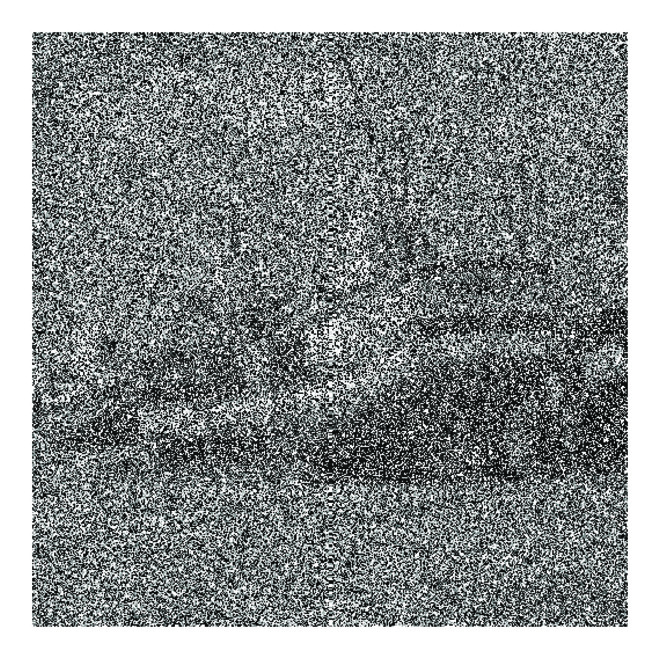
#> input picture week6/unknown.jpg, 660 x 659 px
$ python nonlinear_filters.py
#> lines starting #> are read from the running program, lines starting #| are printed output that depends on the picture
import cv2
import numpy as np
import matplotlib.pyplot as plt
from PIL import Image, ImageFilter

path = r"unknown.jpg"
# input image
img = cv2.imread(path, cv2.IMREAD_GRAYSCALE).astype(float)
#> img: shape (659, 660) float64; min 0, max 255, mean 141.7

# prepare the array for new image from filtering
row = img.shape[0]
#> row = 659
col = img.shape[1]
#> col = 660
max_fil = np.zeros((row,col))
min_fil = np.zeros((row,col))
med_fil = np.zeros((row,col))
w = np.array([[4,2,4],
            [2,1,2],
            [4,2,4]])   # weight matrix
weight_fil = np.zeros((row,col))

# filter the image by using mask
for i in range(1,row-1):
    for j in range(1,col-1):
        mask = np.array([[[img[i-1,j-1],img[i-1,j],img[i-1,j+1]]],
                        [[img[i,j-1],img[i,j],img[i,j+1]]],
                        [[img[i+1,j-1],img[i+1,j],img[i+1,j+1]]]])

        w = w.ravel()
        mask = mask.ravel()
        emp = []
        for k in range(9):
            emp.extend([mask[k]]*w[k])
            emp.sort()

        # replace the pixels in each filtered images
        mask.sort()
        max_fil[i][j] = max(mask)
        min_fil[i][j] = min(mask)
        med_fil[i][j] = mask[4]
        weight_fil[i][j] = emp[8]
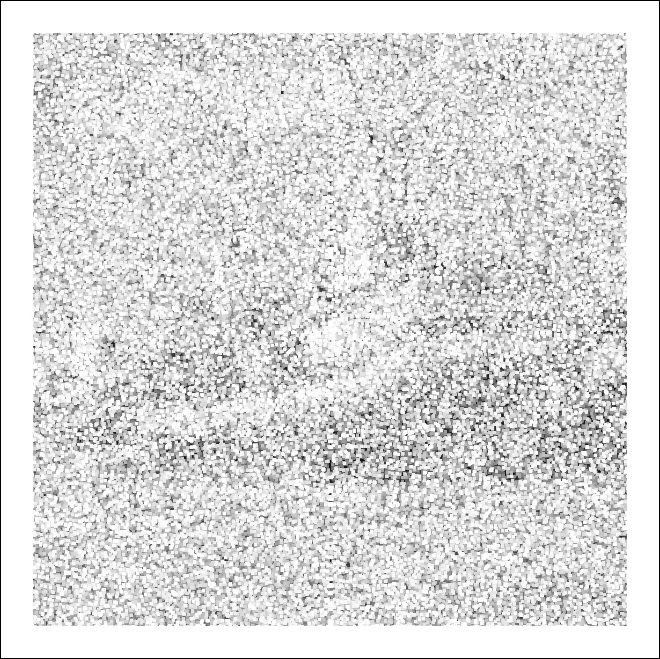
#> max_fil: shape (659, 660) float64; min 0, max 255, mean 218.5
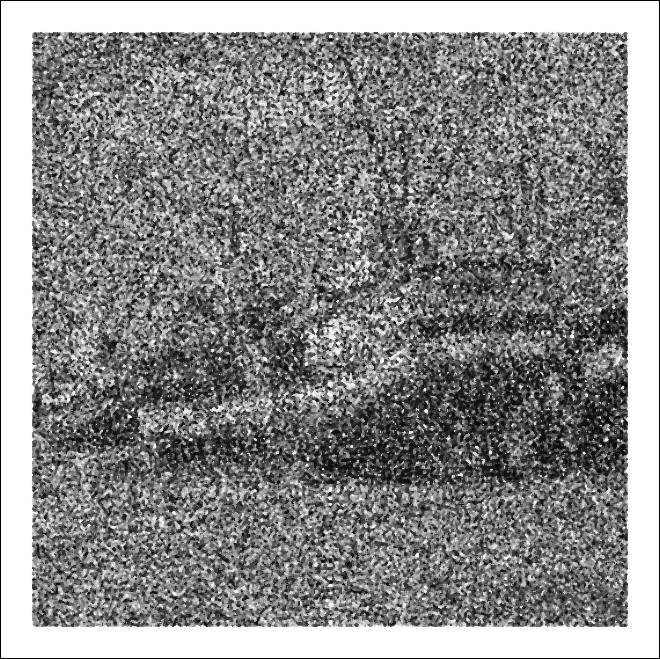
#> med_fil: shape (659, 660) float64; min 0, max 255, mean 138
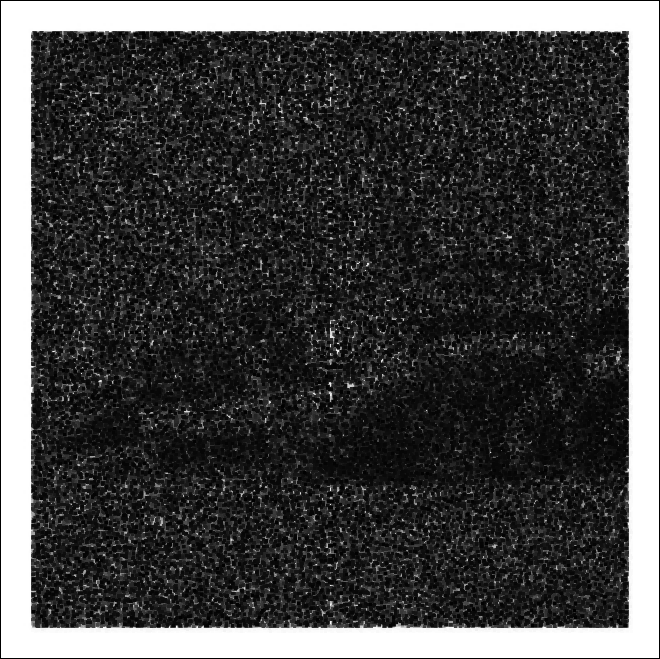
#> min_fil: shape (659, 660) float64; min 0, max 255, mean 69.5
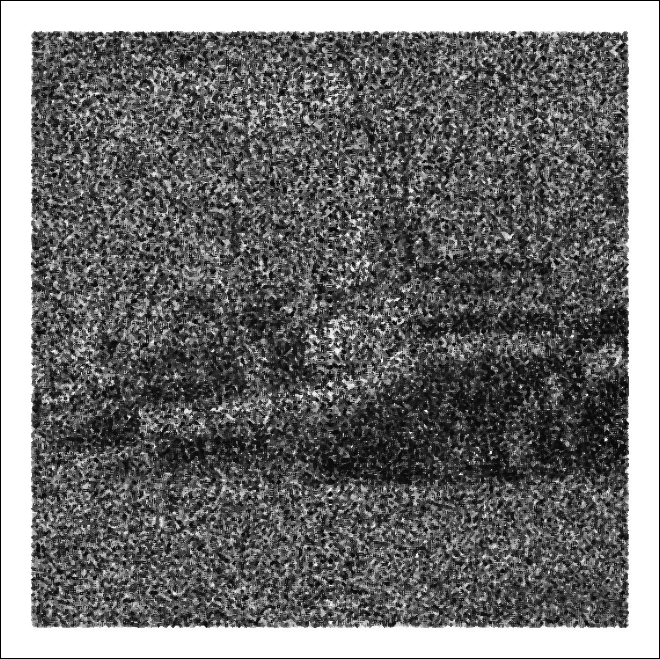
#> weight_fil: shape (659, 660) float64; min 0, max 255, mean 112.1

# filter using library
img1 = Image.open(path)
img_fil = img1.filter(ImageFilter.MedianFilter(size = 3))

def plot_images(img1: np.array, img2: np.array, img3: np.array, img4: np.array, img5: np.array):
    _, ax = plt.subplots(2, 3, figsize=(12, 6))
    ax[0][0].imshow(img1, cmap='gray')
    ax[0][0].set_title("original")

    ax[0][1].imshow(img2, cmap='gray')
    ax[0][1].set_title("maximum filter")

    ax[0][2].imshow(img3, cmap='gray')
    ax[0][2].set_title("minimum filter")

    ax[1][0].imshow(img4, cmap='gray')
    ax[1][0].set_title("median filter")

    ax[1][1].imshow(img_fil, cmap='gray')
    ax[1][1].set_title("median filter by lib.")

    ax[1][2].imshow(img5, cmap='gray')
    ax[1][2].set_title("weight median filter")
    plt.show()
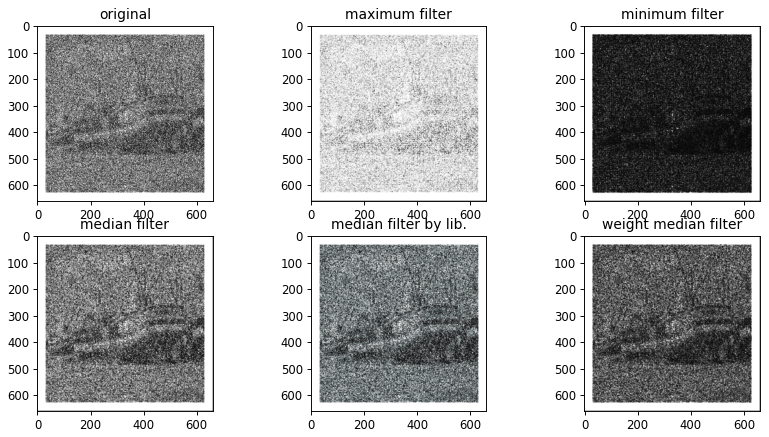
#> figure drawn by matplotlib, 6 panels

plot_images(img1=img,img2=max_fil,img3=min_fil,img4=med_fil,img5=weight_fil)

$ run again, with week6/bone.png saved as week6/unknown.jpg
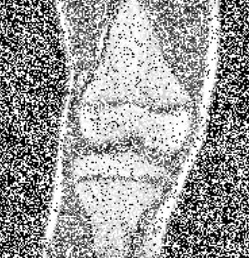
#> input picture week6/bone.png, 249 x 258 px
#> after the loop `for i in range(1,row-1):`:
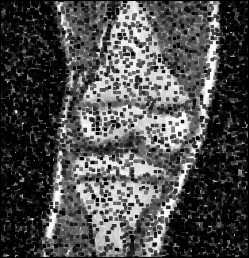
#> min_fil: shape (258, 249) float64; min 0, max 254, mean 76.8
#> after the loop `for i in range(1,row-1):`:
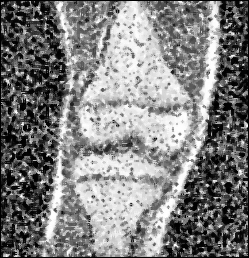
#> weight_fil: shape (258, 249) float64; min 0, max 255, mean 128.4
#> img1 is the input picture: PIL image 249x258 RGB; min 0, max 255, mean 155.4

$ run again, with week6/brain.jpeg copied over week6/unknown.jpg
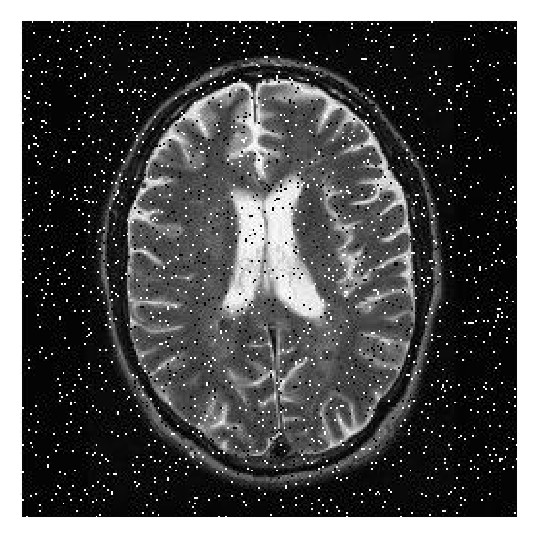
#> input picture week6/brain.jpeg, 537 x 537 px
#> after the loop `for i in range(1,row-1):`:
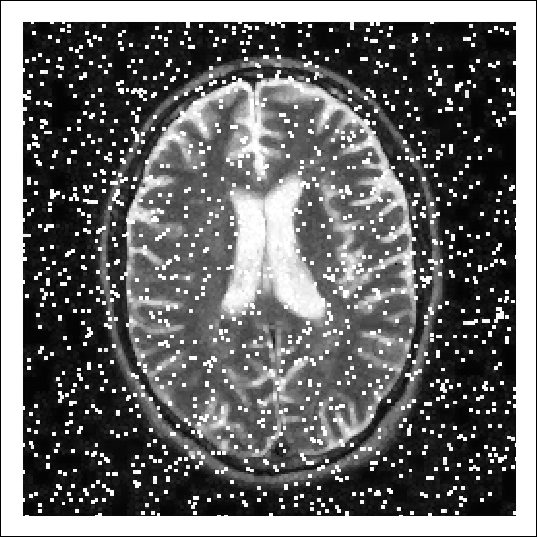
#> max_fil: shape (537, 537) float64; min 0, max 255, mean 106.6
#> after the loop `for i in range(1,row-1):`:
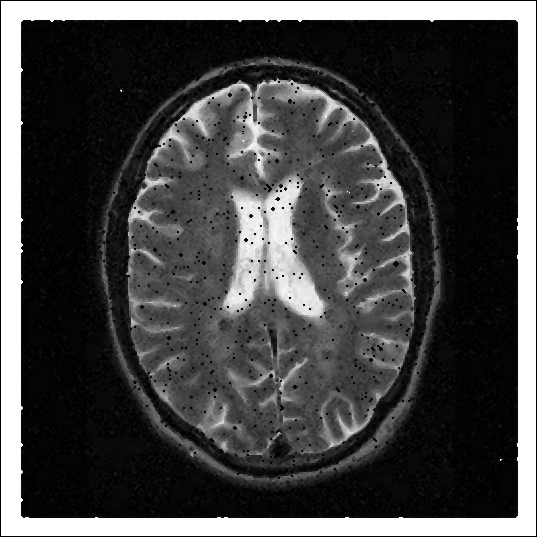
#> weight_fil: shape (537, 537) float64; min 0, max 255, mean 70.5
#> img1 is the input picture: PIL image 537x537 RGB; min 0, max 255, mean 82.8
